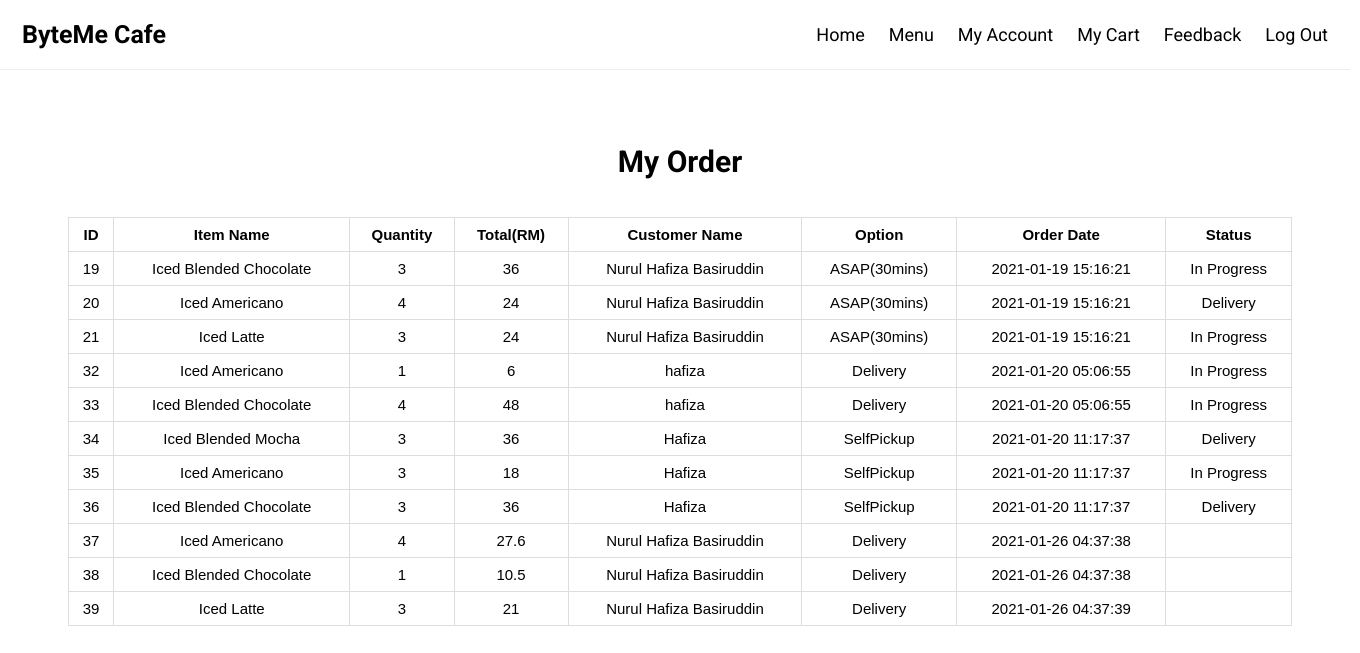
Screenshot of /bytemecafelatest/myorder.php (signed in) with the database file from the repository.
### tables this page shows
CREATE TABLE `sales` (
  `id` int(11) NOT NULL,
  `p_id` int(11) NOT NULL,
  `p_names` varchar(100) NOT NULL,
  `quantity` int(15) NOT NULL,
  `cust_name` varchar(250) NOT NULL,
  `contact_no` varchar(30) NOT NULL,
  `email` varchar(100) NOT NULL,
  `address` varchar(100) NOT NULL,
  `shipping` varchar(100) NOT NULL,
  `sales_date` timestamp NOT NULL DEFAULT current_timestamp(),
  `total` float NOT NULL,
  `status` varchar(20) NOT NULL
);

### bytemecafelatest/myorder.php (the view, shortened to what this page needs)
<?php
include('db.php');
$email=$_SESSION['email'];
$result=mysqli_query($con,"SELECT * FROM sales where email='$email'")or die(mysqli_error());
?>
<!DOCTYPE html>
<html lang="en-US">
  <head>
  </head>
  <body>
  <div style="width:1330px; margin:20 auto;">
<div class="header">
  <a href="#default" class="logo">ByteMe Cafe</a>
  <div class="header-right">
  <a href="home.php">Home</a>
  <a href="menu.php">Menu</a>
  <a href="myaccount.php">My Account</a>
  <a href="cart.php">My Cart</a>
  <a href="rate.php">Feedback</a>
	<a href="logout.php">Log Out</a>
</div>
</div>
</div>
<br>
<br>
<br>
<?php
if (mysqli_num_rows($result) > 0) {
?>
<center><h1>My Order </h1></center>
<br><center>
  <table>
  <tr>
  <th>ID</th>
    <th>Item Name</th>
    <th>Quantity</th>
    <th>Total(RM)</th>
    <th>Customer Name</th>
    <th>Option</th>
    <th>Order Date</th>
    <th>Status</th>
<?php
while($row = mysqli_fetch_array($result)) {
?>
<tr>
<td><?php echo $row["id"]; ?></td>
    <td><?php echo $row["p_names"]; ?></td>
    <td><?php echo $row["quantity"]; ?></td>
    <td><?php echo $row["total"]; ?></td>
    <td><?php echo $row["cust_name"]; ?></td>
    <td><?php echo $row["shipping"]; ?></td>
    <td><?php echo $row["sales_date"]; ?></td>
    <td><?php echo $row["status"]; ?></td>
</tr>
<?php
}
?>
</table></center>
 <?php
}
else{
    echo "No result found";
}
?>
</body>
</html>

### bytemecafelatest/myorder.php (style rules this page uses)
body { margin: 0; font-family: 'Roboto', sans-serif; font-size:15px; }
.header { overflow: hidden; background-color: #ffff; padding: 10px 10px; width:100%; border-bottom: 1px solid #EEEEEE; }
.header a { float: left; color: black; text-align: center; padding: 12px; text-decoration: none; font-size: 18px; line-height: 25px; border-radius: 4px; }
.header a.logo { font-size: 25px; font-weight: bold; }
.header-right { float: right; }
table { font-family: arial, sans-serif; border-collapse: collapse; width: 90%; }
td, th { border: 1px solid #dddddd; text-align: center; padding: 8px; }
tr:nth-child(even) { background-color: white; }

### rows the page displays
sales: id "19", p_names "Iced Blended Chocolate", quantity "3", total "36", cust_name "Nurul Hafiza Basiruddin", shipping "ASAP(30mins)", sales_date "2021-01-19 15:16:21", status "In Progress"
sales: id "20", p_names "Iced Americano", quantity "4", total "24", cust_name "Nurul Hafiza Basiruddin", shipping "ASAP(30mins)", sales_date "2021-01-19 15:16:21", status "Delivery"
sales: id "21", p_names "Iced Latte", quantity "3", total "24", cust_name "Nurul Hafiza Basiruddin", shipping "ASAP(30mins)", sales_date "2021-01-19 15:16:21", status "In Progress"
sales: id "32", p_names "Iced Americano", quantity "1", total "6", cust_name "hafiza", shipping "Delivery", sales_date "2021-01-20 05:06:55", status "In Progress"
sales: id "33", p_names "Iced Blended Chocolate", quantity "4", total "48", cust_name "hafiza", shipping "Delivery", sales_date "2021-01-20 05:06:55", status "In Progress"
sales: id "34", p_names "Iced Blended Mocha", quantity "3", total "36", cust_name "Hafiza", shipping "SelfPickup", sales_date "2021-01-20 11:17:37", status "Delivery"
sales: id "35", p_names "Iced Americano", quantity "3", total "18", cust_name "Hafiza", shipping "SelfPickup", sales_date "2021-01-20 11:17:37", status "In Progress"
sales: id "36", p_names "Iced Blended Chocolate", quantity "3", total "36", cust_name "Hafiza", shipping "SelfPickup", sales_date "2021-01-20 11:17:37", status "Delivery"
sales: id "37", p_names "Iced Americano", quantity "4", total "27.6", cust_name "Nurul Hafiza Basiruddin", shipping "Delivery", sales_date "2021-01-26 04:37:38"
sales: id "38", p_names "Iced Blended Chocolate", quantity "1", total "10.5", cust_name "Nurul Hafiza Basiruddin", shipping "Delivery", sales_date "2021-01-26 04:37:38"
sales: id "39", p_names "Iced Latte", quantity "3", total "21", cust_name "Nurul Hafiza Basiruddin", shipping "Delivery", sales_date "2021-01-26 04:37:39"
